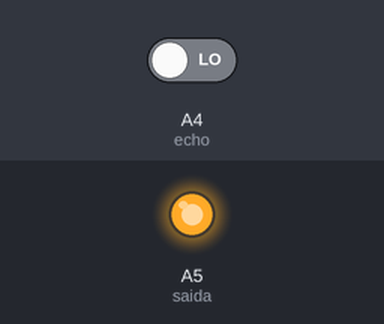
This sketch was run on a simulated Arduino Uno, built with avr-gcc and run on an emulated ATmega328P. On the bench: output pins drawn as LEDs (lit = HIGH). The test bench sets the inputs (shaded band); at power-on: A4 (echo) LOW. What the sketch prints to the serial monitor is not drawn.

Above: at 0.1 s.
Timing chart, 0 to 1.6 s (numbered marks = the images above):
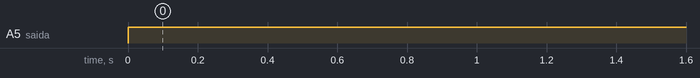

The sketch:

sensor_ultrassonico_hc-RS04.ino
```cpp
/**
leitura de um sensor ultrasonico-hc-SR04
 @author nick/ana

  ------------------------
  |  Sensor  | arduino   |
  |   vcc    |    5v     |
  |   trig   |    a5     |
  |   echo   |    a4     |
  |    GND   |    GND    |
  ------------------------


*/


//variaveis globais de apoio a formula para calcular a distancia em cm
int distancia;
long sensor;

void setup() {
  Serial.begin(9600);
  pinMode(A4, INPUT);   //echo
  pinMode(A5, OUTPUT);  //saida
}


void loop() {
  //executa a função e armazena na variavel distância
  distancia = ping();
  Serial.print(distancia);
  Serial.println(" cm ");

}
//para retornar um valor,não podemos usar a palavra void na criação
//função para disparar o sinal,calcular e retornar a distância(cm)
//da função. Neste caso usamos a variável atribuida
long ping() {
  digitalWrite(A5, LOW);  //iniciar sem disparar trig
  delayMicroseconds(2);
  digitalWrite(A5, HIGH);  //disparar o sinal (ping)
    delayMicroseconds(10);
  sensor = pulseIn(A4, HIGH);  //recebimento do sinal
  return (sensor / 29) / 2;   //formula para converter em cm
}
```

Measured:
- by itself, A5 (saida): LOW → HIGH at 0.00 s
